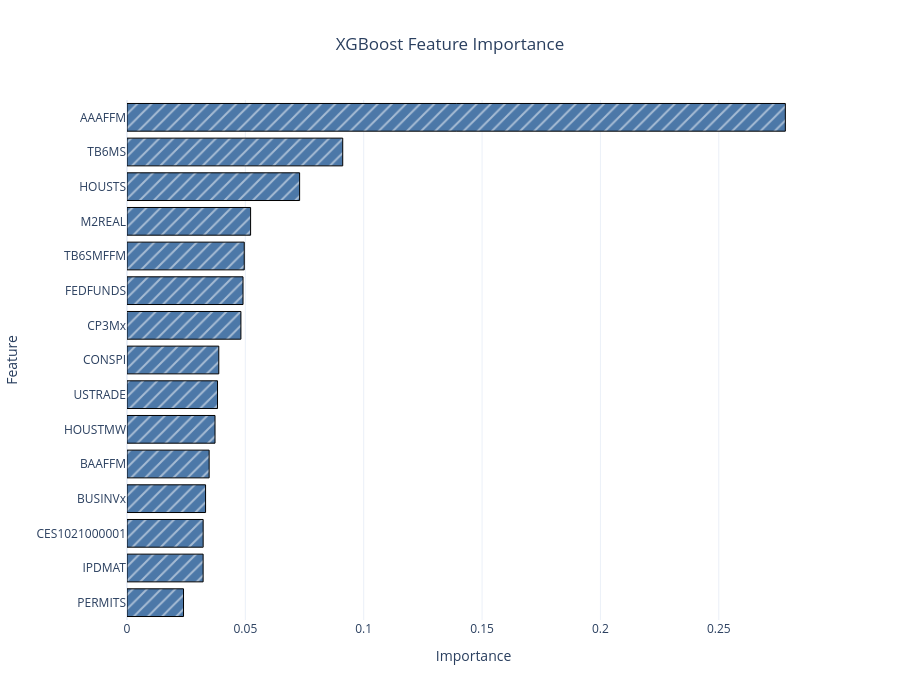
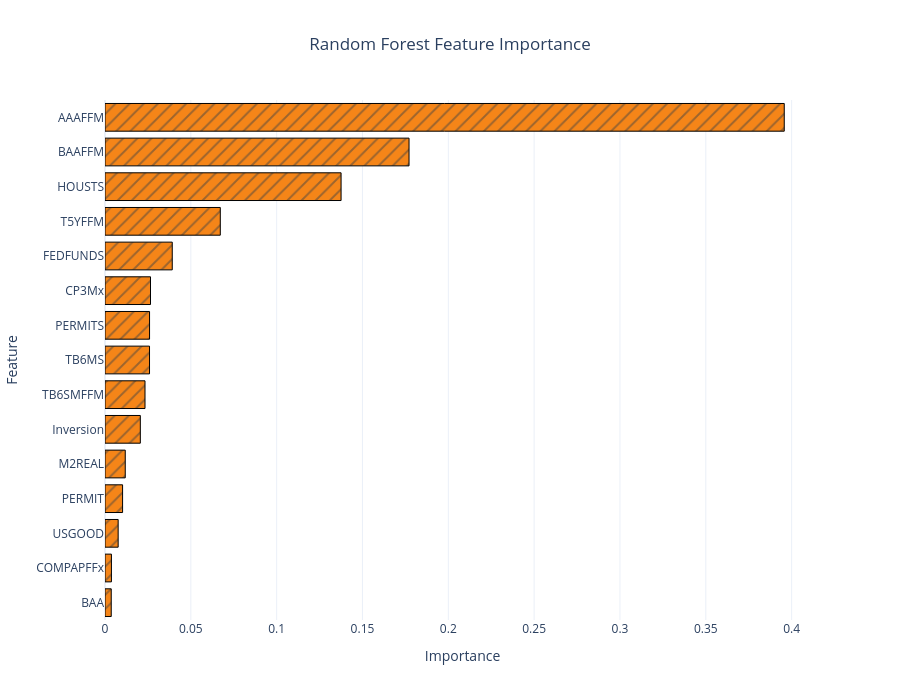

The notebook cell saved with these charts, in order:
### Markdown cell above
Feature Importance

### Code cell
# XGBoost feature importance
xgb_importances = best_models['XGBoost'].feature_importances_
xgb_df = pd.DataFrame({'Feature': feature_names, 'Importance': xgb_importances}).sort_values(by='Importance', ascending=False)
xgb_top = xgb_df.head(15)[::-1]

fig_xgb = px.bar(
    xgb_top,
    x='Importance',
    y='Feature',
    orientation='h',
    title='XGBoost Feature Importance',
    labels={'Importance': 'Importance', 'Feature': 'Feature'}
)
fig_xgb.update_traces(
    marker_color='#4C78A8',
    marker_line_color='black',
    marker_line_width=1, 
    marker_pattern_shape="/"
)

fig_xgb.update_layout(
    title={'x':0.5, 'xanchor':'center'},
    yaxis={'categoryorder':'total ascending'}, 
    width=900,
    height=700, 
    template='plotly_white',
)
fig_xgb.show()
# fig_xgb.write_image(f"{path_png}/xgb_feature_importance.png", scale=2)

# Random forest feature importance
rf_importances = best_models['Random Forest'].feature_importances_
rf_df = pd.DataFrame({'Feature': feature_names, 'Importance': rf_importances}).sort_values(by='Importance', ascending=False)
rf_top = rf_df.head(15)[::-1]

fig_rf = px.bar(
    rf_top,
    x='Importance',
    y='Feature',
    orientation='h',
    title='Random Forest Feature Importance',
    labels={'Importance': 'Importance', 'Feature': 'Feature'}
)
fig_rf.update_traces(
    marker_color='#F58518',
    marker_line_color='black',
    marker_line_width=1, 
    marker_pattern_shape="/"
)
fig_rf.update_layout(
    title={'x':0.5, 'xanchor':'center'},
    yaxis={'categoryorder':'total ascending'}, 
    width=900,
    height=700, 
    template='plotly_white',
)
fig_rf.show()
# fig_rf.write_image(f"{path_png}/rf_feature_importance.png", scale=2)

### Figure 1 — Plotly figure (JSON) as saved in the notebook; plotly's stock layout.template omitted (floating-point values rounded to 4 significant figures)
{"data": [{"hovertemplate": "Importance=%{x}<br>Feature=%{y}<extra></extra>", "legendgroup": "", "marker": {"color": "#4C78A8", "line": {"color": "black", "width": 1}, "pattern": {"shape": "/"}}, "name": "", "orientation": "h", "showlegend": false, "textposition": "auto", "type": "bar", "x": [0.02388, 0.03216, 0.03218, 0.03319, 0.03471, 0.03718, 0.03825, 0.03878, 0.04812, 0.04901, 0.04954, 0.05222, 0.07292, 0.09113, 0.2781], "xaxis": "x", "y": ["PERMITS", "IPDMAT", "CES1021000001", "BUSINVx", "BAAFFM", "HOUSTMW", "USTRADE", "CONSPI", "CP3Mx", "FEDFUNDS", "TB6SMFFM", "M2REAL", "HOUSTS", "TB6MS", "AAAFFM"], "yaxis": "y"}], "layout": {"barmode": "relative", "height": 700, "legend": {"tracegroupgap": 0}, "title": {"text": "XGBoost Feature Importance", "x": 0.5, "xanchor": "center"}, "width": 900, "xaxis": {"anchor": "y", "domain": [0, 1], "title": {"text": "Importance"}}, "yaxis": {"anchor": "x", "categoryorder": "total ascending", "domain": [0, 1], "title": {"text": "Feature"}}}}

### Figure 2 — Plotly figure (JSON) as saved in the notebook; plotly's stock layout.template omitted (floating-point values rounded to 4 significant figures)
{"data": [{"hovertemplate": "Importance=%{x}<br>Feature=%{y}<extra></extra>", "legendgroup": "", "marker": {"color": "#F58518", "line": {"color": "black", "width": 1}, "pattern": {"shape": "/"}}, "name": "", "orientation": "h", "showlegend": false, "textposition": "auto", "type": "bar", "x": [0.003636, 0.003744, 0.007671, 0.01024, 0.0118, 0.02058, 0.02331, 0.02593, 0.02595, 0.02651, 0.03918, 0.06717, 0.1375, 0.1771, 0.3957], "xaxis": "x", "y": ["BAA", "COMPAPFFx", "USGOOD", "PERMIT", "M2REAL", "Inversion", "TB6SMFFM", "TB6MS", "PERMITS", "CP3Mx", "FEDFUNDS", "T5YFFM", "HOUSTS", "BAAFFM", "AAAFFM"], "yaxis": "y"}], "layout": {"barmode": "relative", "height": 700, "legend": {"tracegroupgap": 0}, "title": {"text": "Random Forest Feature Importance", "x": 0.5, "xanchor": "center"}, "width": 900, "xaxis": {"anchor": "y", "domain": [0, 1], "title": {"text": "Importance"}}, "yaxis": {"anchor": "x", "categoryorder": "total ascending", "domain": [0, 1], "title": {"text": "Feature"}}}}
